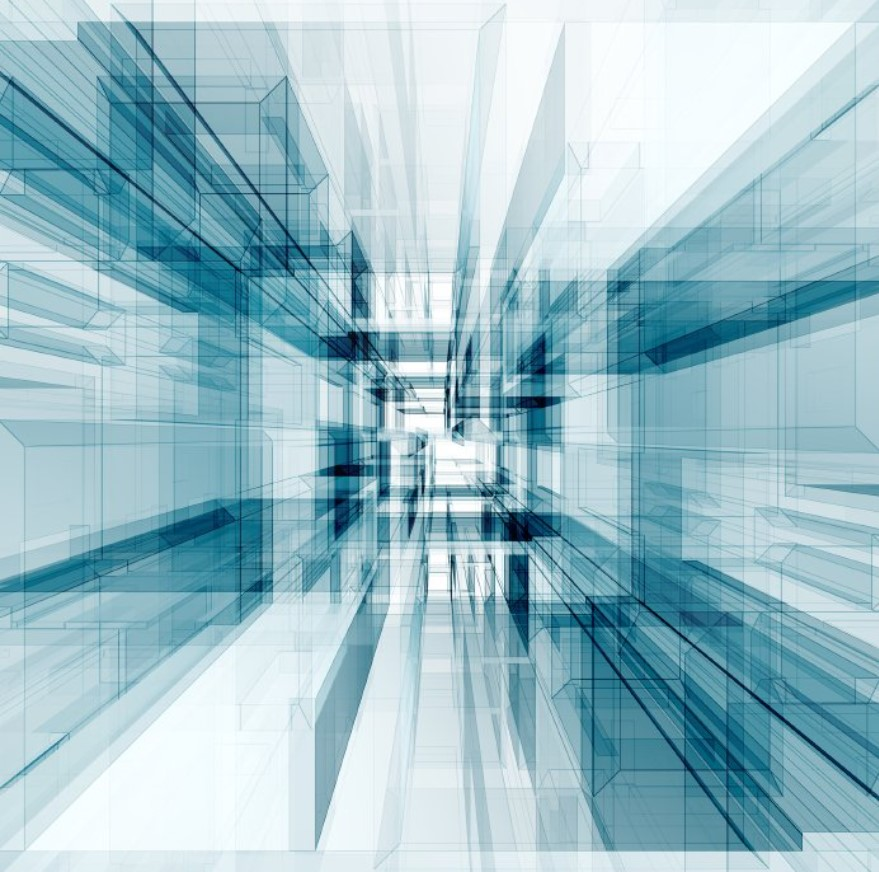
#> input picture Python/lab_6_14_feb_2023/abs_idea.jpg, 879 x 872 px, found by its file name
$ python prog_5_edge_detection.py
#> lines starting #> are read from the running program, lines starting #| are printed output that depends on the picture
# -*- coding: utf-8 -*-
"""
Created on Tue Feb 14 10:23:09 2023

@author: DDas
"""
import numpy as np
import cv2 as cv
from matplotlib import pyplot as plt
img = cv.imread('D:/Programing_works/6th_semester_work/Python/lab_6_14_feb_2023/abs_idea.jpg',0)
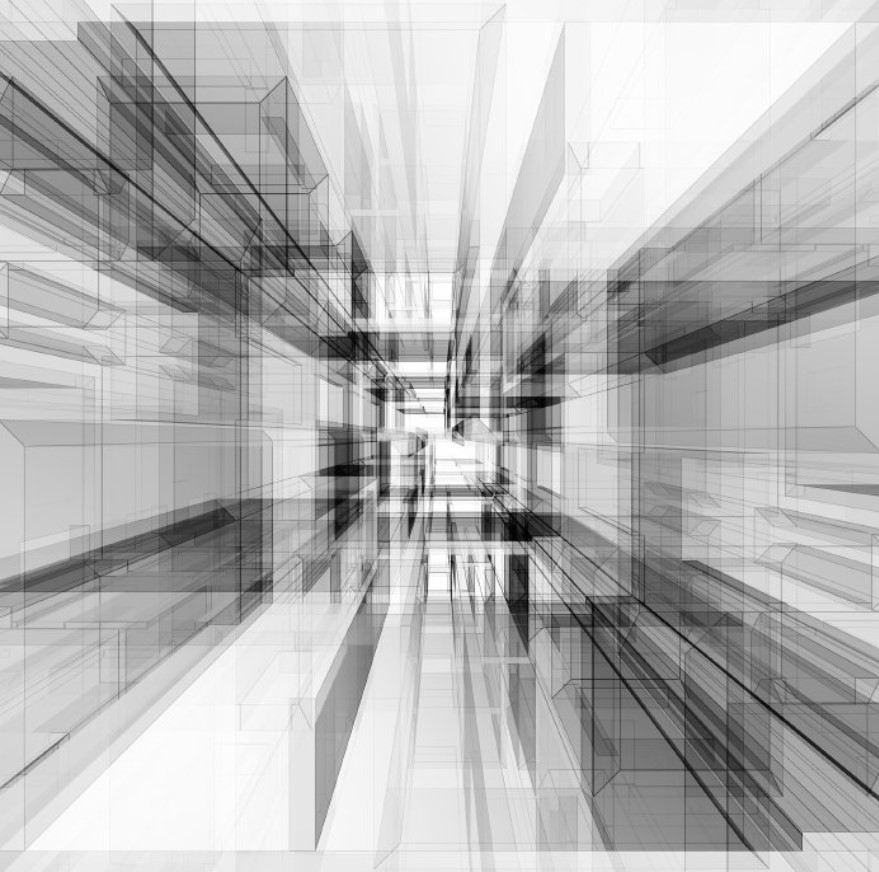
#> img: shape (872, 879); min 0, max 255, mean 182.5
edges = cv.Canny(img,100,200)
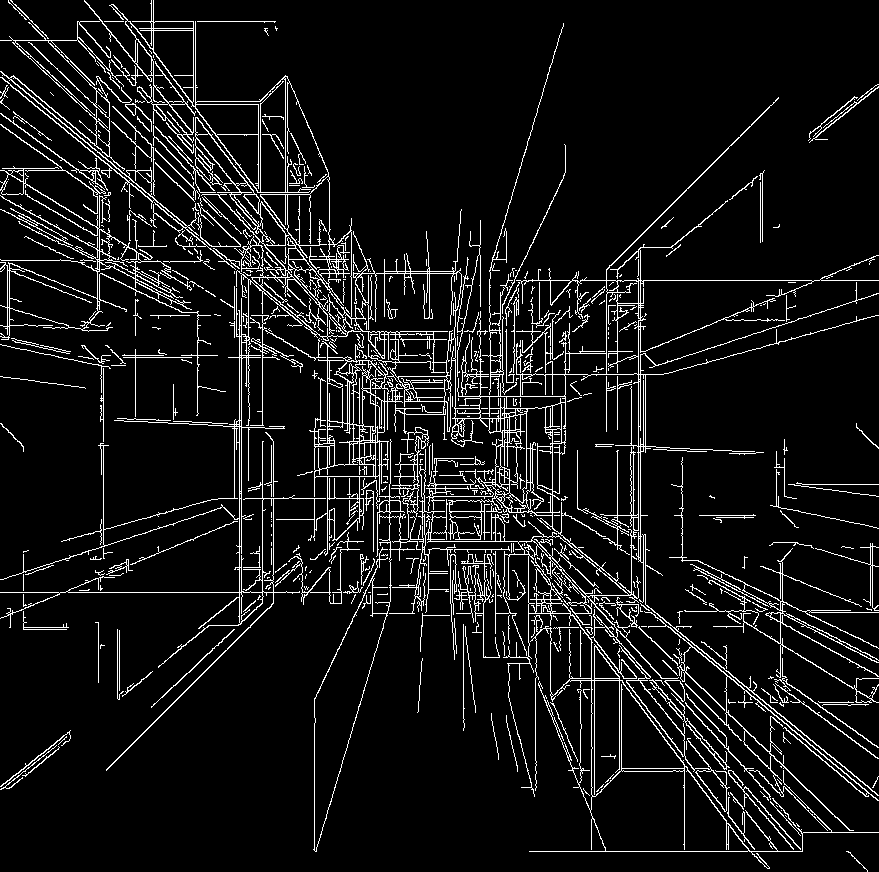
#> edges: shape (872, 879); 8% white in thin lines or dots
plt.subplot(121),plt.imshow(img,cmap = 'gray')
plt.title('Original Image'), plt.xticks([]), plt.yticks([])
#cv.imshow("Original Image", img)
#plt.title('Original Image')
plt.subplot(122),plt.imshow(edges,cmap = 'gray')
plt.title('Edge Image'), plt.xticks([]), plt.yticks([])

plt.show()
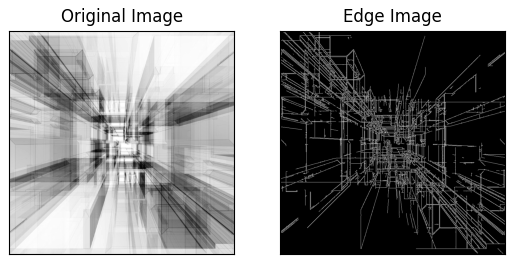
#> figure drawn by matplotlib, 2 panels

# [8 lines of commented-out code are left out]
